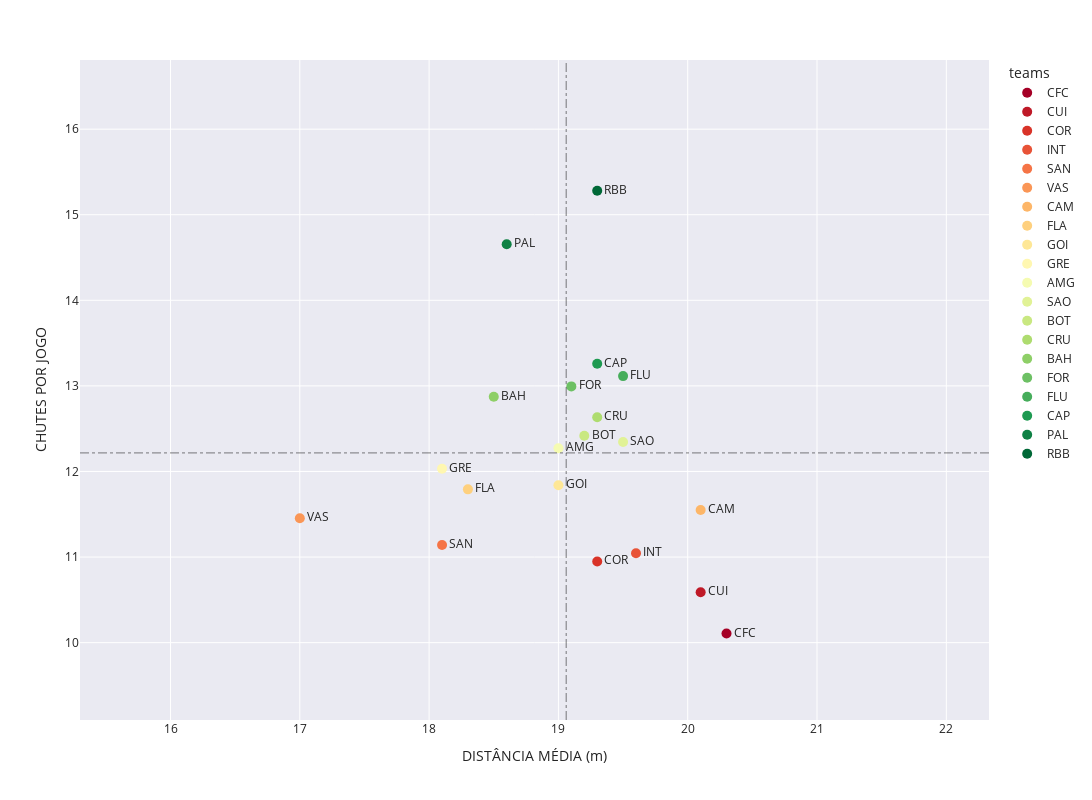

Notebook source saved alongside this figure:
### Code cell
atk_teams = atk.sort_values(by='Shots Attempts per 90', ascending=True).reset_index(drop=True)
atk_teams['Shots Attempts per 90'] = atk_teams['Shots Attempts per 90']*0.9144

scatter_chart(atk_teams, 'Dist_Standard', 'Shots Attempts per 90', legenda='teams', data_labels='teams',
 x_title='DISTÂNCIA MÉDIA (m)', y_title='CHUTES POR JOGO', hline=True)

### Figure 1 — Plotly figure (JSON) as saved in the notebook; plotly's stock layout.template omitted (floating-point values rounded to 4 significant figures)
{"data": [{"hovertemplate": "teams=%{text}<br>Dist_Standard=%{x}<br>Shots Attempts per 90=%{y}<extra></extra>", "legendgroup": "CFC", "marker": {"color": "rgb(165, 0, 38)", "size": 10, "symbol": "circle"}, "mode": "markers+text", "name": "CFC", "orientation": "v", "showlegend": true, "text": ["CFC"], "textposition": "middle right", "type": "scatter", "x": [20.3], "xaxis": "x", "y": [10.11], "yaxis": "y"}, {"hovertemplate": "teams=%{text}<br>Dist_Standard=%{x}<br>Shots Attempts per 90=%{y}<extra></extra>", "legendgroup": "CUI", "marker": {"color": "rgb(191, 25, 39)", "size": 10, "symbol": "circle"}, "mode": "markers+text", "name": "CUI", "orientation": "v", "showlegend": true, "text": ["CUI"], "textposition": "middle right", "type": "scatter", "x": [20.1], "xaxis": "x", "y": [10.59], "yaxis": "y"}, {"hovertemplate": "teams=%{text}<br>Dist_Standard=%{x}<br>Shots Attempts per 90=%{y}<extra></extra>", "legendgroup": "COR", "marker": {"color": "rgb(217, 51, 40)", "size": 10, "symbol": "circle"}, "mode": "markers+text", "name": "COR", "orientation": "v", "showlegend": true, "text": ["COR"], "textposition": "middle right", "type": "scatter", "x": [19.3], "xaxis": "x", "y": [10.95], "yaxis": "y"}, {"hovertemplate": "teams=%{text}<br>Dist_Standard=%{x}<br>Shots Attempts per 90=%{y}<extra></extra>", "legendgroup": "INT", "marker": {"color": "rgb(232, 83, 55)", "size": 10, "symbol": "circle"}, "mode": "markers+text", "name": "INT", "orientation": "v", "showlegend": true, "text": ["INT"], "textposition": "middle right", "type": "scatter", "x": [19.6], "xaxis": "x", "y": [11.04], "yaxis": "y"}, {"hovertemplate": "teams=%{text}<br>Dist_Standard=%{x}<br>Shots Attempts per 90=%{y}<extra></extra>", "legendgroup": "SAN", "marker": {"color": "rgb(245, 116, 70)", "size": 10, "symbol": "circle"}, "mode": "markers+text", "name": "SAN", "orientation": "v", "showlegend": true, "text": ["SAN"], "textposition": "middle right", "type": "scatter", "x": [18.1], "xaxis": "x", "y": [11.14], "yaxis": "y"}, {"hovertemplate": "teams=%{text}<br>Dist_Standard=%{x}<br>Shots Attempts per 90=%{y}<extra></extra>", "legendgroup": "VAS", "marker": {"color": "rgb(250, 150, 86)", "size": 10, "symbol": "circle"}, "mode": "markers+text", "name": "VAS", "orientation": "v", "showlegend": true, "text": ["VAS"], "textposition": "middle right", "type": "scatter", "x": [17], "xaxis": "x", "y": [11.45], "yaxis": "y"}, {"hovertemplate": "teams=%{text}<br>Dist_Standard=%{x}<br>Shots Attempts per 90=%{y}<extra></extra>", "legendgroup": "CAM", "marker": {"color": "rgb(253, 182, 104)", "size": 10, "symbol": "circle"}, "mode": "markers+text", "name": "CAM", "orientation": "v", "showlegend": true, "text": ["CAM"], "textposition": "middle right", "type": "scatter", "x": [20.1], "xaxis": "x", "y": [11.55], "yaxis": "y"}, {"hovertemplate": "teams=%{text}<br>Dist_Standard=%{x}<br>Shots Attempts per 90=%{y}<extra></extra>", "legendgroup": "FLA", "marker": {"color": "rgb(254, 208, 126)", "size": 10, "symbol": "circle"}, "mode": "markers+text", "name": "FLA", "orientation": "v", "showlegend": true, "text": ["FLA"], "textposition": "middle right", "type": "scatter", "x": [18.3], "xaxis": "x", "y": [11.79], "yaxis": "y"}, {"hovertemplate": "teams=%{text}<br>Dist_Standard=%{x}<br>Shots Attempts per 90=%{y}<extra></extra>", "legendgroup": "GOI", "marker": {"color": "rgb(254, 231, 150)", "size": 10, "symbol": "circle"}, "mode": "markers+text", "name": "GOI", "orientation": "v", "showlegend": true, "text": ["GOI"], "textposition": "middle right", "type": "scatter", "x": [19], "xaxis": "x", "y": [11.84], "yaxis": "y"}, {"hovertemplate": "teams=%{text}<br>Dist_Standard=%{x}<br>Shots Attempts per 90=%{y}<extra></extra>", "legendgroup": "GRE", "marker": {"color": "rgb(255, 247, 177)", "size": 10, "symbol": "circle"}, "mode": "markers+text", "name": "GRE", "orientation": "v", "showlegend": true, "text": ["GRE"], "textposition": "middle right", "type": "scatter", "x": [18.1], "xaxis": "x", "y": [12.03], "yaxis": "y"}, {"hovertemplate": "teams=%{text}<br>Dist_Standard=%{x}<br>Shots Attempts per 90=%{y}<extra></extra>", "legendgroup": "AMG", "marker": {"color": "rgb(245, 251, 177)", "size": 10, "symbol": "circle"}, "mode": "markers+text", "name": "AMG", "orientation": "v", "showlegend": true, "text": ["AMG"], "textposition": "middle right", "type": "scatter", "x": [19], "xaxis": "x", "y": [12.27], "yaxis": "y"}, {"hovertemplate": "teams=%{text}<br>Dist_Standard=%{x}<br>Shots Attempts per 90=%{y}<extra></extra>", "legendgroup": "SAO", "marker": {"color": "rgb(225, 242, 150)", "size": 10, "symbol": "circle"}, "mode": "markers+text", "name": "SAO", "orientation": "v", "showlegend": true, "text": ["SAO"], "textposition": "middle right", "type": "scatter", "x": [19.5], "xaxis": "x", "y": [12.34], "yaxis": "y"}, {"hovertemplate": "teams=%{text}<br>Dist_Standard=%{x}<br>Shots Attempts per 90=%{y}<extra></extra>", "legendgroup": "BOT", "marker": {"color": "rgb(201, 232, 129)", "size": 10, "symbol": "circle"}, "mode": "markers+text", "name": "BOT", "orientation": "v", "showlegend": true, "text": ["BOT"], "textposition": "middle right", "type": "scatter", "x": [19.2], "xaxis": "x", "y": [12.42], "yaxis": "y"}, {"hovertemplate": "teams=%{text}<br>Dist_Standard=%{x}<br>Shots Attempts per 90=%{y}<extra></extra>", "legendgroup": "CRU", "marker": {"color": "rgb(174, 220, 111)", "size": 10, "symbol": "circle"}, "mode": "markers+text", "name": "CRU", "orientation": "v", "showlegend": true, "text": ["CRU"], "textposition": "middle right", "type": "scatter", "x": [19.3], "xaxis": "x", "y": [12.63], "yaxis": "y"}, {"hovertemplate": "teams=%{text}<br>Dist_Standard=%{x}<br>Shots Attempts per 90=%{y}<extra></extra>", "legendgroup": "BAH", "marker": {"color": "rgb(142, 207, 103)", "size": 10, "symbol": "circle"}, "mode": "markers+text", "name": "BAH", "orientation": "v", "showlegend": true, "text": ["BAH"], "textposition": "middle right", "type": "scatter", "x": [18.5], "xaxis": "x", "y": [12.87], "yaxis": "y"}, {"hovertemplate": "teams=%{text}<br>Dist_Standard=%{x}<br>Shots Attempts per 90=%{y}<extra></extra>", "legendgroup": "FOR", "marker": {"color": "rgb(109, 192, 100)", "size": 10, "symbol": "circle"}, "mode": "markers+text", "name": "FOR", "orientation": "v", "showlegend": true, "text": ["FOR"], "textposition": "middle right", "type": "scatter", "x": [19.1], "xaxis": "x", "y": [12.99], "yaxis": "y"}, {"hovertemplate": "teams=%{text}<br>Dist_Standard=%{x}<br>Shots Attempts per 90=%{y}<extra></extra>", "legendgroup": "FLU", "marker": {"color": "rgb(70, 173, 91)", "size": 10, "symbol": "circle"}, "mode": "markers+text", "name": "FLU", "orientation": "v", "showlegend": true, "text": ["FLU"], "textposition": "middle right", "type": "scatter", "x": [19.5], "xaxis": "x", "y": [13.11], "yaxis": "y"}, {"hovertemplate": "teams=%{text}<br>Dist_Standard=%{x}<br>Shots Attempts per 90=%{y}<extra></extra>", "legendgroup": "CAP", "marker": {"color": "rgb(30, 154, 81)", "size": 10, "symbol": "circle"}, "mode": "markers+text", "name": "CAP", "orientation": "v", "showlegend": true, "text": ["CAP"], "textposition": "middle right", "type": "scatter", "x": [19.3], "xaxis": "x", "y": [13.26], "yaxis": "y"}, {"hovertemplate": "teams=%{text}<br>Dist_Standard=%{x}<br>Shots Attempts per 90=%{y}<extra></extra>", "legendgroup": "PAL", "marker": {"color": "rgb(14, 129, 68)", "size": 10, "symbol": "circle"}, "mode": "markers+text", "name": "PAL", "orientation": "v", "showlegend": true, "text": ["PAL"], "textposition": "middle right", "type": "scatter", "x": [18.6], "xaxis": "x", "y": [14.65], "yaxis": "y"}, {"hovertemplate": "teams=%{text}<br>Dist_Standard=%{x}<br>Shots Attempts per 90=%{y}<extra></extra>", "legendgroup": "RBB", "marker": {"color": "rgb(0, 104, 55)", "size": 10, "symbol": "circle"}, "mode": "markers+text", "name": "RBB", "orientation": "v", "showlegend": true, "text": ["RBB"], "textposition": "middle right", "type": "scatter", "x": [19.3], "xaxis": "x", "y": [15.28], "yaxis": "y"}], "layout": {"height": 800, "legend": {"title": {"text": "teams"}, "tracegroupgap": 0}, "margin": {"t": 60}, "shapes": [{"line": {"color": "black", "dash": "dashdot", "width": 1}, "type": "line", "x0": 0, "x1": 1, "xref": "x domain", "y0": 12.22, "y1": 12.22, "yref": "y"}, {"line": {"color": "black", "dash": "dashdot", "width": 1}, "type": "line", "x0": 19.06, "x1": 19.06, "xref": "x", "y0": 0, "y1": 1, "yref": "y domain"}], "title": {"font": {"size": 20}, "text": "", "yref": "container"}, "width": 1500, "xaxis": {"anchor": "y", "domain": [0, 1], "range": [15.3, 22.33], "title": {"text": "DISTÂNCIA MÉDIA (m)"}}, "yaxis": {"anchor": "x", "domain": [0, 1], "range": [9.096, 16.81], "title": {"text": "CHUTES POR JOGO"}}}}
